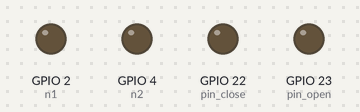
Simulated run of this sketch. Board: ESP32. Shown: output pins drawn as LEDs (lit = HIGH). WiFi joins after 1.5 s; servers stay silent unless stated; uploads are accepted with an empty reply; what the sketch prints to the serial monitor is not drawn.

Above: at 0.1 s.
At 7.0 s:
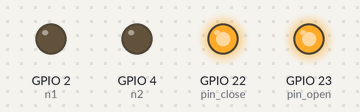
Timing chart, 0 to 8.5 s (numbered marks = the images above):
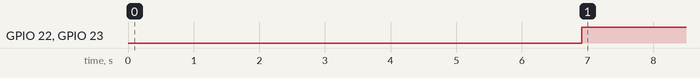

Measured:
- by itself, GPIO 22 (pin_close), GPIO 23 (pin_open): LOW → HIGH at 6.9 s

The sketch:

lock_code_arduino_wifi_bluetooth.ino
```cpp
#include <WiFi.h>
#include <HTTPClient.h>
#include <ArduinoJson.h>


const int pin_open = 23;
const int pin_close = 22;

int n1 = 2;
int n2 = 4;


const char* ssid = "WIFI-1";
const char* password = "71061080jjsv";

const char* serverName = "http://192.168.0.31:7008/get_lock";

const char* serverNameDevices = "http://192.168.0.31:7008/get_device_for_lock";
String arraydevices[50];
int r=0,t=0;


unsigned long lastTime = 0;
// Timer set to 10 minutes (600000)
//unsigned long timerDelay = 600000;
// Set timer to 5 seconds (5000)
unsigned long timerDelay = 1000;
int cont_b = 0;


void setup() {
  pinMode(pin_open, OUTPUT);
  pinMode(pin_close, OUTPUT);
  pinMode(n1, OUTPUT);
  pinMode(n2, OUTPUT);

  digitalWrite(pin_open, LOW);
  digitalWrite(pin_close, LOW);
  digitalWrite(n1, LOW);
  digitalWrite(n2, LOW);

  Serial.begin(115200);

  WiFi.begin(ssid, password);
  Serial.println("Connecting");
  while(WiFi.status() != WL_CONNECTED) {
    delay(500);
    Serial.print(".");
  }
  Serial.println("");
  Serial.print("Connected to WiFi network with IP Address: ");
  Serial.println(WiFi.localIP());

  Serial.println("Timer set to 5 seconds (timerDelay variable), it will take 5 seconds before publishing the first reading.");

  if(WiFi.status()== WL_CONNECTED){
      WiFiClient client;
      HTTPClient http;
      http.begin(client, serverNameDevices);
      http.addHeader("Content-Type", "application/x-www-form-urlencoded");
      String httpRequestData = "id_lock=1";

      int httpResponseCode = http.POST(httpRequestData);
      Serial.print("HTTP Response code: ");
      Serial.println(httpResponseCode);

      if (httpResponseCode>0){
        String response = http.getString();
        char* ptr = strtok((char*) response.c_str(), ",");
        byte i = 0;

        while (ptr) {
          arraydevices[i] = ptr;
          ptr = strtok(NULL, ",");
          i++;
        }
        t = int(i);
        for(int k=0 ;k<i ;k++){
          Serial.println(arraydevices[k]);
        }
        Serial.println(response);
      }
      http.end();
  }
  delay(5000);
}

void loop() {

  if ((millis() - lastTime) > timerDelay) {
    //Check WiFi connection status
    if(WiFi.status()== WL_CONNECTED){
      WiFiClient client;
      HTTPClient http;

      // Your Domain name with URL path or IP address with path
      http.begin(client, serverName);

      // Specify content-type header
      http.addHeader("Content-Type", "application/x-www-form-urlencoded");
      // Data to send with HTTP POST
      String httpRequestData = "id=1";
      // Send HTTP POST request
      int httpResponseCode = http.POST(httpRequestData);
      Serial.print("HTTP Response code: ");
      Serial.println(httpResponseCode);

      if (httpResponseCode>0){
        String response = http.getString();
        Serial.println(response);
        DynamicJsonDocument doc(1024);
        deserializeJson(doc, response);
        int stat_g = doc["stat"];
        int stat_lock = doc["stat_lock"];
        if(stat_g==1 && stat_lock==1){
          digitalWrite(pin_open, HIGH);
          digitalWrite(pin_close, LOW);
          digitalWrite(n1, HIGH);
          digitalWrite(n2, LOW);

        }else if(stat_g==1 && stat_lock==0){
          digitalWrite(pin_open, LOW);
          digitalWrite(pin_close, HIGH);
          digitalWrite(n1, LOW);
          digitalWrite(n2, LOW);
        }else if(stat_g==0){
          digitalWrite(pin_open, HIGH);
          digitalWrite(pin_close, HIGH);
          digitalWrite(n1, LOW);
          digitalWrite(n2, LOW);
        }else{
          digitalWrite(n1, LOW);
          digitalWrite(n2, LOW);
        }

      }else{
        digitalWrite(pin_open, LOW);
        digitalWrite(pin_close, LOW);
        digitalWrite(n1, LOW);
        digitalWrite(n2, LOW);
      }


      http.end();
    }
    else {
      Serial.println("WiFi Disconnected");
      digitalWrite(pin_open, LOW);
      digitalWrite(pin_close, LOW);
      digitalWrite(n1, LOW);
      digitalWrite(n2, LOW);
    }

    lastTime = millis();
    cont_b++;
    if(cont_b == 2){
      cont_b = 0;

    }
  }

}
```
